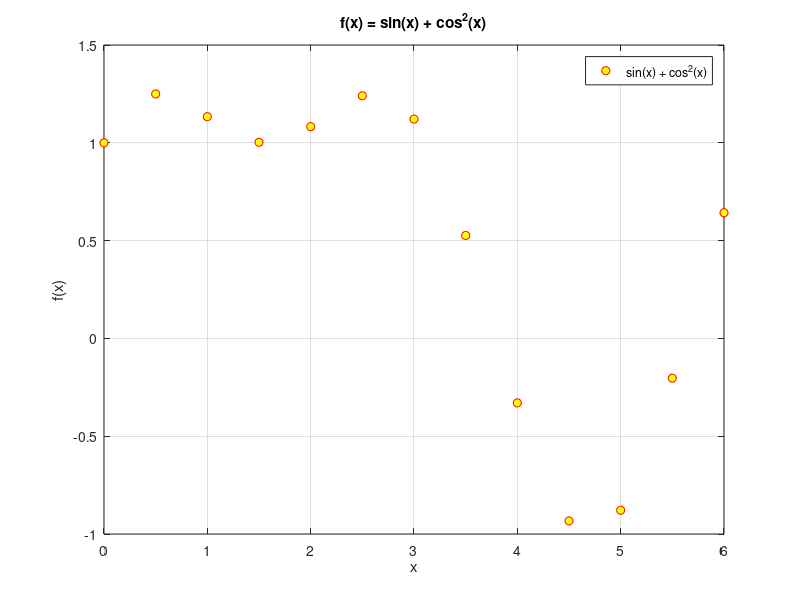
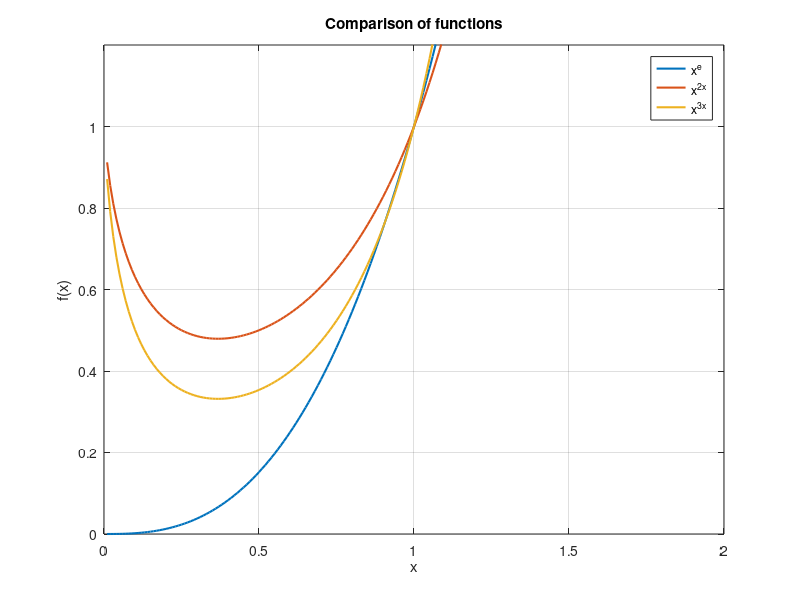
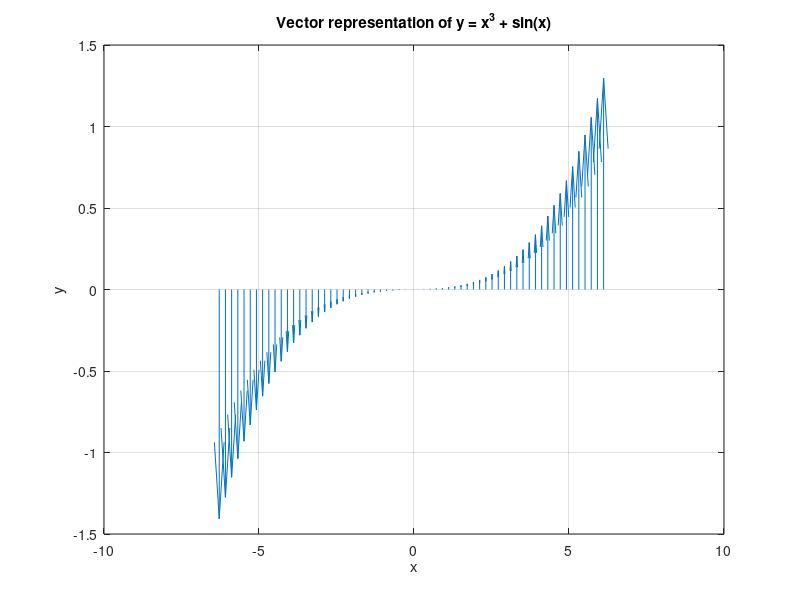
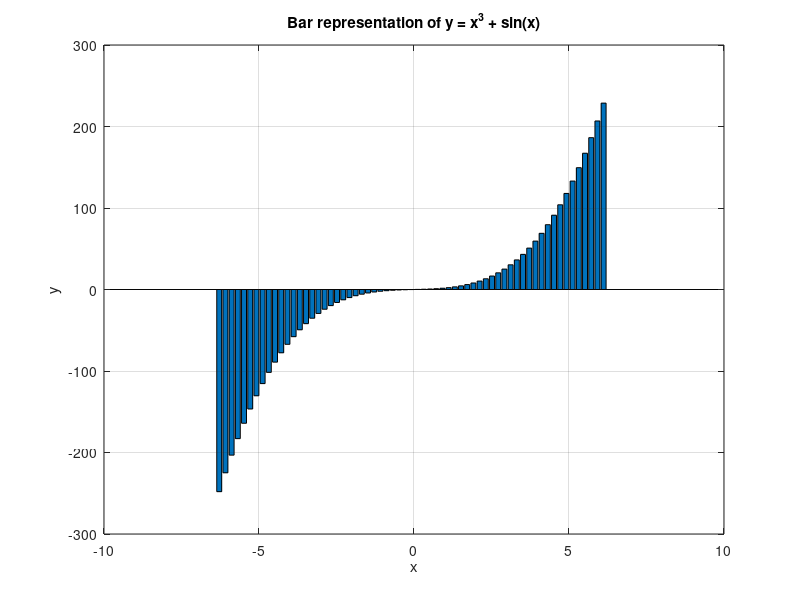

MATLAB code for these plots, in order:
% Yahor Liashko, EDlfu25/2, 24.09.2026 


x = 0:0.5:2*pi;
y = sin(x) + cos(x).^2;

figure;
plot(x, y, 'ro', 'MarkerFaceColor', 'y', 'MarkerSize', 6);

title('f(x) = sin(x) + cos^2(x)');
xlabel('x');
ylabel('f(x)');
legend('sin(x) + cos^2(x)', 'Location', 'best');
grid on;




x = 0.01:0.01:2;

figure;

plot(x, x.^exp(1), 'LineWidth', 1.5);
hold on;

plot(x, x.^(2*x), 'LineWidth', 1.5);
plot(x, x.^(3*x), 'LineWidth', 1.5);

xlim([0 2]);
ylim([0 1.2]);

title('Comparison of functions');
xlabel('x');
ylabel('f(x)');

legend('x^e', 'x^{2x}', 'x^{3x}', 'Location', 'best');

grid on;
hold off;



x = -2*pi:0.2:2*pi;
y = x.^3 + sin(x);

figure;

quiver(x, zeros(size(x)), zeros(size(x)), y);

xlabel('x');
ylabel('y');
title('Vector representation of y = x^3 + sin(x)');
grid on;




figure;

bar(x, y);

xlabel('x');
ylabel('y');
title('Bar representation of y = x^3 + sin(x)');
grid on;
